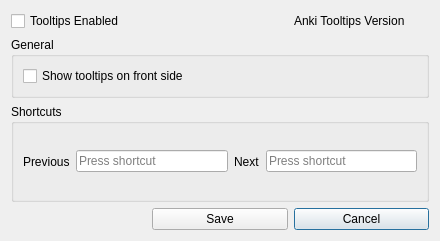
<?xml version="1.0" encoding="UTF-8"?>
<ui version="4.0">
 <class>Settings</class>
 <widget class="QDialog" name="Settings">
  <property name="geometry">
   <rect>
    <x>0</x>
    <y>0</y>
    <width>440</width>
    <height>241</height>
   </rect>
  </property>
  <property name="sizePolicy">
   <sizepolicy hsizetype="Fixed" vsizetype="Fixed">
    <horstretch>0</horstretch>
    <verstretch>0</verstretch>
   </sizepolicy>
  </property>
  <property name="windowTitle">
   <string>Anki Tooltips Settings</string>
  </property>
  <layout class="QGridLayout" name="gridLayout">
   <item row="0" column="2">
    <widget class="QLabel" name="versionLabel">
     <property name="text">
      <string>Anki Tooltips Version</string>
     </property>
    </widget>
   </item>
   <item row="3" column="0" rowspan="2" colspan="3">
    <widget class="QGroupBox" name="shortcutGroup">
     <property name="title">
      <string>Shortcuts</string>
     </property>
     <layout class="QHBoxLayout" name="horizontalLayout">
      <item>
       <widget class="QLabel" name="prevLabel">
        <property name="text">
         <string>Previous</string>
        </property>
       </widget>
      </item>
      <item>
       <widget class="QKeySequenceEdit" name="prevShortcut"/>
      </item>
      <item>
       <widget class="QLabel" name="nextLabel">
        <property name="text">
         <string>Next</string>
        </property>
       </widget>
      </item>
      <item>
       <widget class="QKeySequenceEdit" name="nextShortcut"/>
      </item>
     </layout>
    </widget>
   </item>
   <item row="6" column="2">
    <widget class="QPushButton" name="cancelButton">
     <property name="text">
      <string>Cancel</string>
     </property>
    </widget>
   </item>
   <item row="0" column="0">
    <widget class="QCheckBox" name="tippyEnabled">
     <property name="text">
      <string>Tooltips Enabled</string>
     </property>
    </widget>
   </item>
   <item row="6" column="1">
    <widget class="QPushButton" name="saveButton">
     <property name="text">
      <string>Save</string>
     </property>
    </widget>
   </item>
   <item row="1" column="0" colspan="3">
    <widget class="QGroupBox" name="generalGroup">
     <property name="title">
      <string>General</string>
     </property>
     <layout class="QVBoxLayout" name="verticalLayout">
      <item>
       <widget class="QCheckBox" name="showFrontCheckBox">
        <property name="text">
         <string>Show tooltips on front side</string>
        </property>
       </widget>
      </item>
     </layout>
    </widget>
   </item>
  </layout>
 </widget>
 <resources/>
 <connections/>
</ui>
